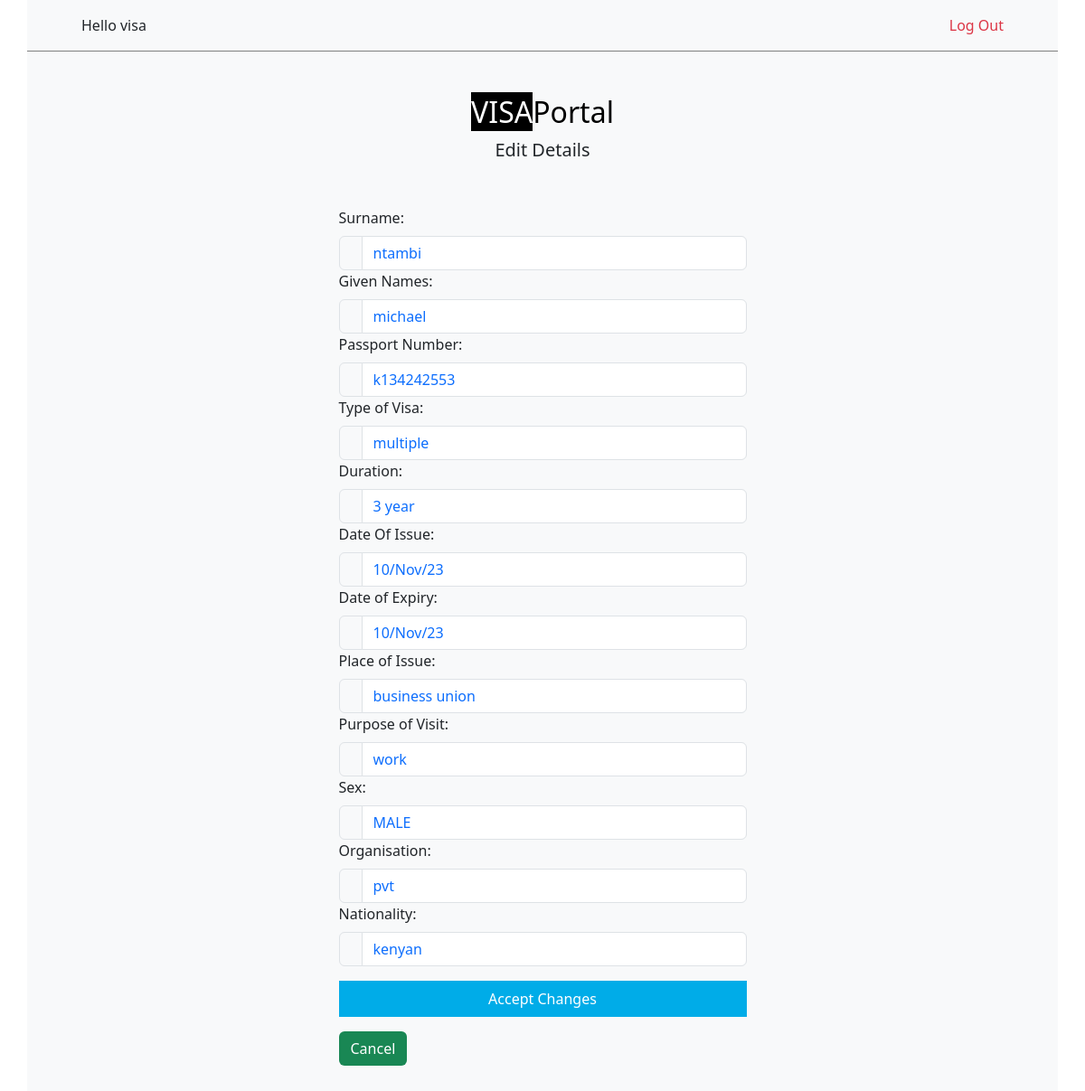
Screenshot of /admin_visa_portal/edit.php?id=25 (signed in) with the database file from the repository.
### tables this page shows
CREATE TABLE `tasks` (
  `id` int(11) NOT NULL,
  `surname` varchar(50) NOT NULL,
  `givenname` varchar(50) NOT NULL,
  `passportnumber` varchar(100) NOT NULL,
  `typeofvisa` varchar(100) NOT NULL,
  `duration` varchar(100) NOT NULL,
  `dateofissue` varchar(100) NOT NULL,
  `dateofexpiry` varchar(50) NOT NULL,
  `placeofissue` varchar(100) NOT NULL,
  `purposeofvisit` varchar(255) NOT NULL,
  `sex` varchar(10) NOT NULL,
  `organisation` varchar(100) NOT NULL,
  `nationality` varchar(50) NOT NULL
);

### admin_visa_portal/edit.php (the view, shortened to what this page needs)
<?php
require_once '../configarations/db_connection.php';
if (isset($_GET['id'])) {
    $id = $_GET['id'];
    $sql = "SELECT * FROM tasks WHERE id = $id";
    $result = mysqli_query($conn, $sql);
    $tasks = mysqli_fetch_assoc($result);
}else{
    header('location: tasks.php');
    die();
}
$surname = $tasks['surname'];
$givenname = $tasks['givenname'];
$passportnumber = $tasks['passportnumber'];
$typeofvisa = $tasks['typeofvisa'];
$duration = $tasks['duration'];
$dateofissue = $tasks['dateofissue'];
$dateofexpiry = $tasks['dateofexpiry'];
$placeofissue = $tasks['placeofissue'];
$purposeofvisit = $tasks['purposeofvisit'];
$organisation = $tasks['organisation'];
$nationality = $tasks['nationality'];
?>
<!DOCTYPE html>
<html lang="en">
<head>
    <link href="../css/main.min.css" rel="stylesheet">
    <link rel="stylesheet" href="../css/styles.css">
</head>
<body class="index">
    <nav class="head container py-3 bg-light">
        <div class="row align-content-center px-5">
            <div class="col-9 ">
                <a class="navbar-brand h1" href="#">Hello <?php echo $_SESSION['user_logged_in']; ?></a>
            </div>
            <div class="col-3 text-end ">
                <a class="navbar-brand lead text-danger h1" href="../configarations/logout.php">Log Out</a>
            </div>
        </div>
    </nav>
    <div class="container bg-light">
        <div class="row justify-content-around align-items-center py-5">
            <div class="col-10 col-md-5 mx-5">
                <a style="text-decoration: none; color: black" href="welcome.php">
                    <h2 class="text-center"><span>VISA</span>Portal</h2>
                </a>
                <div class="lead text-center">Edit Details</div>
                <form action="../configarations/editlogic.php" class="my-5" method="POST">
                    <label for="" class="form-label">Surname:</label>
                    <div class="input-group">
                        <span class="input-group-text">
                        </span>
                        <input value="<?php echo $surname; ?>" type="text" name="surname" class="form-control text-primary" placeholder="ZEROM">
                    </div>
                    <label for="" class="form-label">Given Names:</label>
                    <div class="input-group">
                        <span class="input-group-text">
                        </span>
                        <input type="text" value="<?php echo $givenname; ?>" name="givenname" class="form-control text-primary" placeholder="ASMEROM HAGOS">
                    </div>
                    <label for="" class="form-label">Passport Number:</label>
                    <div class="input-group">
                        <span class="input-group-text">
                        </span>
                        <input type="text" value="<?php echo $passportnumber; ?>" name="passportnumber" class="form-control text-primary" placeholder="K0671165">
                    </div>
                    <label for="" class="form-label">Type of Visa:</label>
                    <div class="input-group">
                        <span class="input-group-text">
                        </span>
                        <input type="text" value="<?php echo $typeofvisa; ?>" name="typeofvisa" class="form-control text-primary" placeholder="MULTIPLE">
                    </div>
                    <label for="" class="form-label">Duration:</label>
                    <div class="input-group">
                        <span class="input-group-text">
                        </span>
                        <input type="text" value="<?php echo $duration; ?>" name="duration" class="form-control text-primary" placeholder="3 MONTHS">
                    </div>
                    <label for="" class="form-label">Date Of Issue:</label>
                    <div class="input-group">
                        <span class="input-group-text">
                        </span>
                        <input type="text" value="<?php echo $dateofissue; ?>" name="dateofissue" class="form-control text-primary" placeholder="10/Nov/23 (Follow Date Format)">
                    </div>
                    <label for="" class="form-label">Date of Expiry:</label>
                    <div class="input-group">
                        <span class="input-group-text">
                        </span>
                        <input type="text" value="<?php echo $dateofexpiry; ?>" name="dateofexpiry" class="form-control text-primary" placeholder="10/Feb/24 (Follow Date Format)">
                    </div>
                    <label for="" class="form-label">Place of Issue:</label>
                    <div class="input-group">
                        <span class="input-group-text">
                        </span>
                        <input type="text" value="<?php echo $placeofissue; ?>" name="placeofissue" class="form-control text-primary" placeholder="BUSINESS UNION">
                    </div>
                    <label for="" class="form-label">Purpose of Visit:</label>
                    <div class="input-group">
                        <span class="input-group-text">
                        </span>
                        <input type="text" value="<?php echo $purposeofvisit; ?>" name="purposeofvisit" class="form-control text-primary" placeholder="WORK">
                    </div>
                    <label for="" class="form-label">Sex:</label>
                    <div class="input-group">
                        <span class="input-group-text">
                        </span>
                        <select name="sex" id="" class="form-control text-primary">
                            <option value="male">MALE</option>
                        </select>
                    </div>
                    <label for="" class="form-label">Organisation:</label>
                    <div class="input-group">
                        <span class="input-group-text">
                        </span>
                        <input value="<?php echo $organisation; ?>" type="text" name="organisation" class="form-control text-primary" placeholder="PVT">
                    </div>
                    <label for="" class="form-label">Nationality:</label>
                    <div class="input-group">
                        <span class="input-group-text">
                        </span>
                        <input type="text" value="<?php echo $nationality; ?>" name="nationality" class="form-control text-primary" placeholder="ERITREAN">
                    </div>
                    <input class="button mx-auto my-3" name="submit" type="submit" value="Accept Changes">
                    <a class="btn bg-success text-white" href="tasks.php">Cancel</a>
                </form>
            </div>
        </div>
    </div>
</body>
</html>

### css/styles.css (style rules this page uses)
.index { height: 100vh; box-sizing: border-box; }
span { background-color: black; color: white; }
.button { background-color: rgb(0, 172, 232); border: none; color: white; display: block; width: 100%; padding: 8px; }
.head { border-bottom: 1px solid grey; }

### rows the page displays
tasks: surname "ntambi", givenname "michael", passportnumber "k134242553", typeofvisa "multiple", duration "3 year", dateofissue "10/Nov/23", dateofexpiry "10/Nov/23", placeofissue "business union", purposeofvisit "work", organisation "pvt", nationality "kenyan"

### other values shown
$_SESSION['user_logged_in'] "visa"
